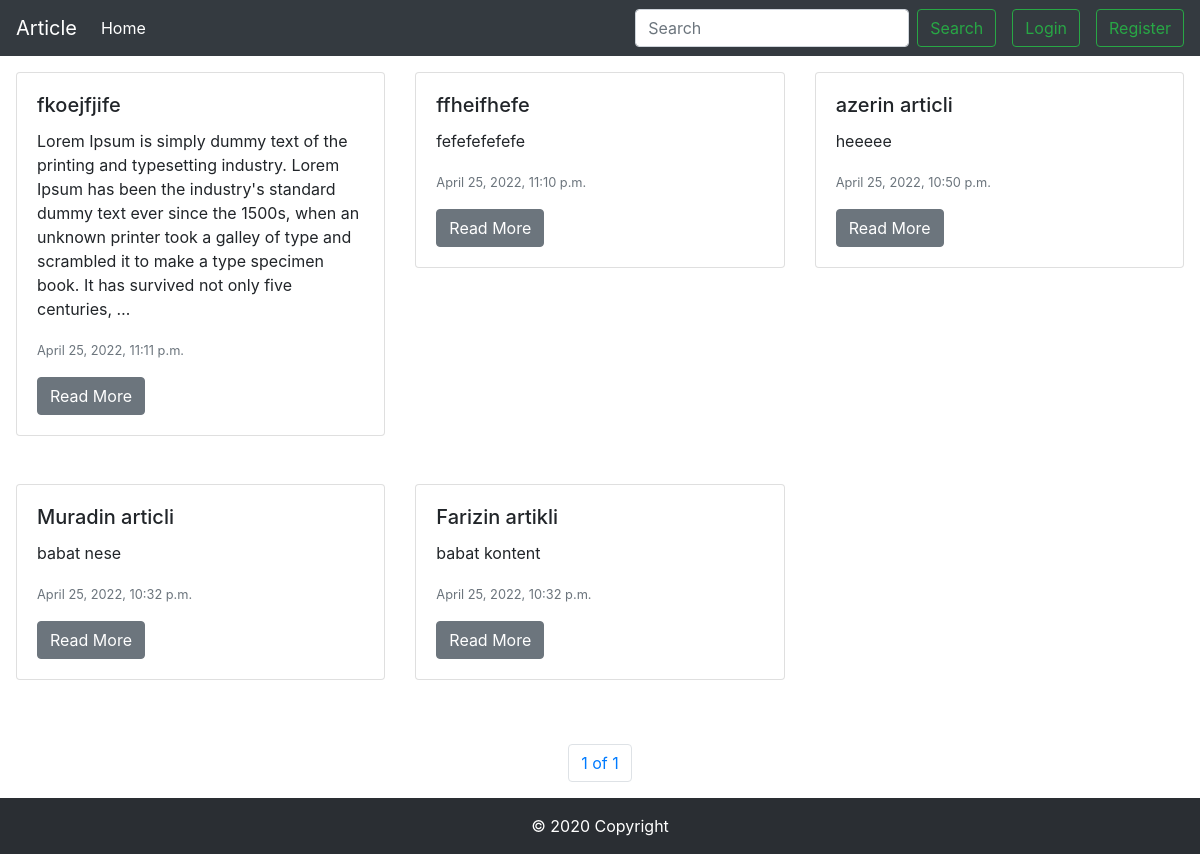
The page / on the database its author committed.
### core/models.py (models this page shows, shortened)
class Article(models.Model):
    title = models.CharField(max_length=200)
    content = models.TextField("Content")
    author = models.ForeignKey(User, on_delete=models.CASCADE, blank=True, null=True, related_name="articles")
    created_at = models.DateTimeField(auto_now_add=True)
    updated_at = models.DateTimeField(auto_now=True)
    class Meta:
        verbose_name = 'Article'
        verbose_name_plural = 'Articles'

### core/views.py (the view)
# urls.py: path('', IndexView.as_view(), name='index'),
class IndexView(ListView):
    model = Article
    template_name = 'index.html'
    context_object_name = 'articles'
    paginate_by = 6
    queryset = Article.objects.order_by("-id")
    def get_queryset(self):
        queryset = Article.objects.order_by("-id")
        title = self.request.GET.get('title')
        if title:
            queryset = queryset.filter(title__icontains=title)
        return queryset

### core/templates/index.html (shortened to what this page needs)
{% extends 'base.html' %}
{% load static %}
{% block content %}
      <div class="main">
          <div class="cards row p-3">
              {% for article in articles %}
              <div class="col-md-4 mb-5">
              <div class="card">
                <div class="card-body">
                  <h5 class="card-title">{{ article.title }}</h5>
                  <p class="card-text">{{ article.content|truncatewords:50 }}</p>
                  <p class="card-text"><small class="text-muted">{{ article.created_at }}</small></p>
                  <a href="{% url 'core:detail' article.pk%}"><button class="btn btn-secondary">Read More</button></a>
                </div>
              </div>
            </div>
            {% endfor %}
        </div>
        <nav aria-label="Page navigation example" class="pag">
          <ul class="pagination">
            <li class="page-item"><a class="page-link" href="#">{{page_obj.number}} of {{page_obj.paginator.num_pages}}</a></li>
          </ul>
        </nav>
{% endblock %}

### core/templates/base.html (shortened to what this page needs)
<!DOCTYPE html>
<html lang="en">
<head>
    <link href="//maxcdn.bootstrapcdn.com/bootstrap/4.1.1/css/bootstrap.min.css" rel="stylesheet" id="bootstrap-css">
    <link rel="stylesheet" href="https://cdn.jsdelivr.net/npm/bootstrap@4.5.3/dist/css/bootstrap.min.css">
</head>
<body>
{% include 'includes/navbar.html' %}
{% block content %}
{% endblock %}
{% include 'includes/footer.html' %}
</body>
</html>

### core/templates/includes/navbar.html (shortened to what this page needs)
<nav class="navbar navbar-expand-lg navbar-dark bg-dark">
    <div class="collapse navbar-collapse" id="navbarTogglerDemo01">
      <a class="navbar-brand" href="{% url 'core:index' %}">Article</a>
      <ul class="navbar-nav mr-auto mt-2 mt-lg-0">
        <li class="nav-item active">
          <a class="nav-link" href="{% url 'core:index' %}">Home <span class="sr-only">(current)</span></a>
        </li>
      </ul>
      <form class="form-inline my-2 my-lg-0" action="{% url 'core:index' %}">
        <input name="title" class="form-control mr-sm-2" value="{{request.GET.title}}" type="search" placeholder="Search" aria-label="Search">
        <button class="btn btn-outline-success my-2 my-sm-0" type="submit">Search</button>
      </form>
      {% if not user.is_authenticated %}
      <a href="{% url 'accounts:login' %}"><button class="btn btn-outline-success my-2 my-sm-0 ml-3">Login</button></a>
      <a href="{% url 'accounts:register' %}"><button class="btn btn-outline-success my-2 my-sm-0 ml-3">Register</button></a>
      {% endif %}
    </div>
  </nav>

### core/templates/includes/footer.html (shortened to what this page needs)
<footer class="bg-dark text-center text-white">
    <div class="text-center p-3" style="background-color: rgba(0, 0, 0, 0.2);">
      © 2020 Copyright
    </div>
  </footer>

### core/templates/base.html (style rules this page uses)
.pag { display: flex; justify-content: center; }

### rows shown on the page
Article: title "fkoejfjife", content "Lorem Ipsum is simply dummy text of the printing and typesetting industry. Lorem Ipsum has been the industry's standard dummy text ever since the 1500s, when an unknown printer took a galley of type and scrambled it to make a type specimen book. It has survived not only five centuries, …", created_at "April 25, 2022, 11:11 p.m."
Article: title "ffheifhefe", content "fefefefefefe", created_at "April 25, 2022, 11:10 p.m."
Article: title "azerin articli", content "heeeee", created_at "April 25, 2022, 10:50 p.m."
Article: title "Muradin articli", content "babat nese", created_at "April 25, 2022, 10:32 p.m."
Article: title "Farizin artikli", content "babat kontent", created_at "April 25, 2022, 10:32 p.m."

### other values the page prints
{{ page_obj.number }} "1"
{{ page_obj.paginator.num_pages }} "1"
